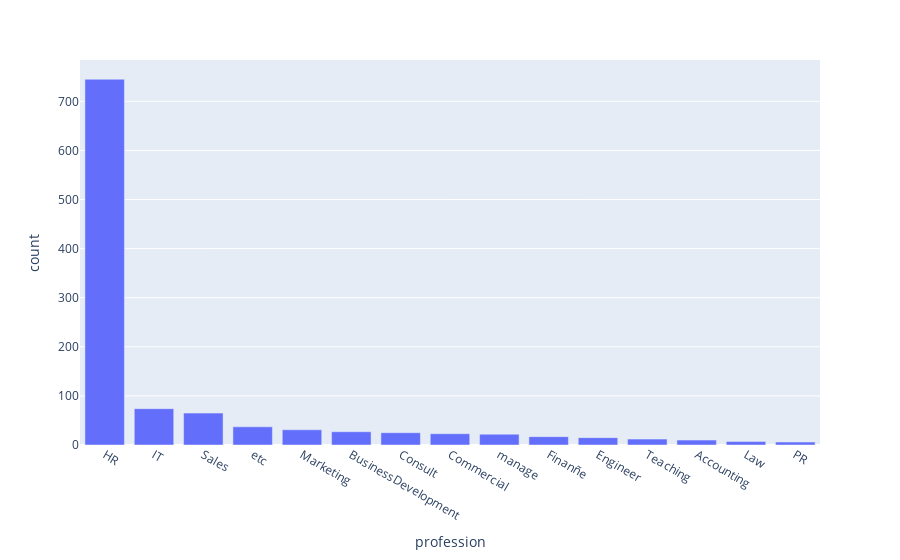

The cell this chart's notebook holds for it:
### Code cell
fig = px.bar(data["profession"].value_counts().reset_index().rename(columns={"profession": "count", "index": "profession"}), x="profession", y="count")
fig.show()

### Figure 1 — Plotly figure (JSON) as saved in the notebook; plotly's stock layout.template omitted (floating-point values rounded to 4 significant figures)
{"data": [{"alignmentgroup": "True", "hovertemplate": "profession=%{x}<br>count=%{y}<extra></extra>", "legendgroup": "", "marker": {"color": "#636efa", "pattern": {"shape": ""}}, "name": "", "offsetgroup": "", "orientation": "v", "showlegend": false, "textposition": "auto", "type": "bar", "x": ["HR", "IT", "Sales", "etc", "Marketing", "BusinessDevelopment", "Consult", "Commercial", "manage", "Finanñe", "Engineer", "Teaching", "Accounting", "Law", "PR"], "xaxis": "x", "y": [745, 74, 65, 37, 31, 27, 25, 23, 22, 17, 15, 12, 10, 7, 6], "yaxis": "y"}], "layout": {"barmode": "relative", "legend": {"tracegroupgap": 0}, "margin": {"t": 60}, "xaxis": {"anchor": "y", "domain": [0, 1], "title": {"text": "profession"}}, "yaxis": {"anchor": "x", "domain": [0, 1], "title": {"text": "count"}}}}
